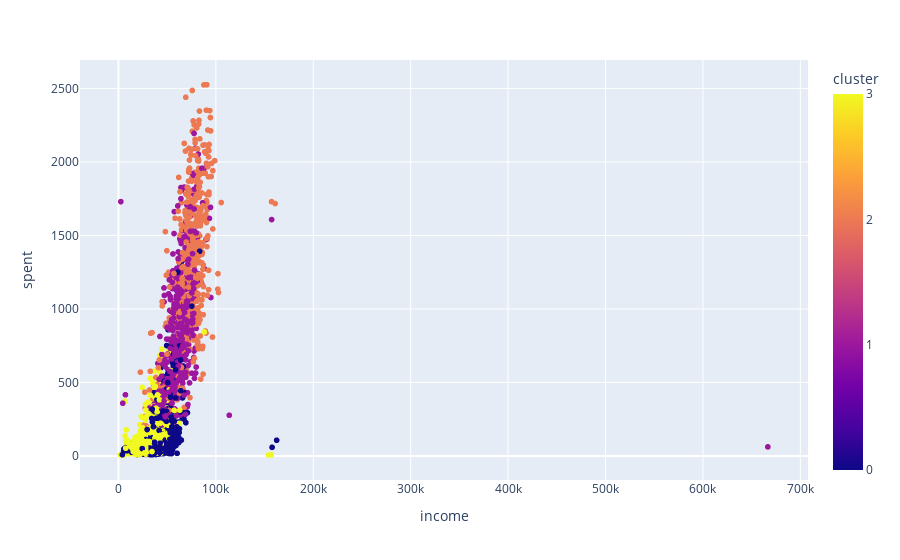

Notebook source saved alongside this figure:
### Code cell
custom_palette = ["purple", "yellow", "pink", "red"]

px.scatter(df, 
           x="income", 
           y="spent", 
           color="cluster",
           color_discrete_sequence=custom_palette,
           ) \
  .update_layout(legend_title_text='cluster',
                   coloraxis_colorbar=dict(tickvals=sorted(df['cluster'].unique()),
                                           ticktext=[str(i) for i in sorted(df['cluster'].unique())])
                   )

### Figure 1 — Plotly figure (JSON) as saved in the notebook; plotly's stock layout.template omitted (floating-point values rounded to 4 significant figures; data arrays with more than 128 entries replaced by an {"elided": "..."} marker saying what was removed)
{"data": [{"hovertemplate": "income=%{x}<br>spent=%{y}<br>cluster=%{marker.color}<extra></extra>", "legendgroup": "", "marker": {"color": {"elided": "2213 int values"}, "coloraxis": "coloraxis", "symbol": "circle"}, "mode": "markers", "name": "", "showlegend": false, "type": "scattergl", "x": {"elided": "2213 int values"}, "xaxis": "x", "y": {"elided": "2213 int values"}, "yaxis": "y"}], "layout": {"coloraxis": {"colorbar": {"ticktext": ["0", "1", "2", "3"], "tickvals": [0, 1, 2, 3], "title": {"text": "cluster"}}, "colorscale": [[0, "#0d0887"], [0.1111, "#46039f"], [0.2222, "#7201a8"], [0.3333, "#9c179e"], [0.4444, "#bd3786"], [0.5556, "#d8576b"], [0.6667, "#ed7953"], [0.7778, "#fb9f3a"], [0.8889, "#fdca26"], [1, "#f0f921"]]}, "legend": {"title": {"text": "cluster"}, "tracegroupgap": 0}, "margin": {"t": 60}, "xaxis": {"anchor": "y", "domain": [0, 1], "title": {"text": "income"}}, "yaxis": {"anchor": "x", "domain": [0, 1], "title": {"text": "spent"}}}}
